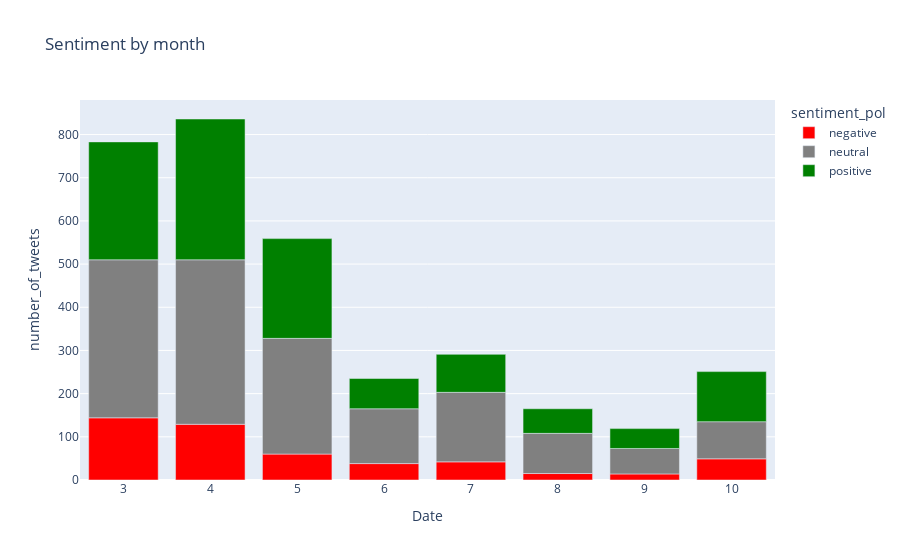

Source (notebook cell):
### Code cell
tweet_polarity = px.bar(pol_by_month, x="Date", y="number_of_tweets", color="sentiment_pol",
color_discrete_sequence=["red", "grey", "green"],
title="Sentiment by month")
                    
tweet_polarity.show()

### Figure 1 — Plotly figure (JSON) as saved in the notebook; plotly's stock layout.template omitted (floating-point values rounded to 4 significant figures)
{"data": [{"alignmentgroup": "True", "hovertemplate": "sentiment_pol=negative<br>Date=%{x}<br>number_of_tweets=%{y}<extra></extra>", "legendgroup": "negative", "marker": {"color": "red"}, "name": "negative", "offsetgroup": "negative", "orientation": "v", "showlegend": true, "textposition": "auto", "type": "bar", "x": ["03", "04", "05", "06", "07", "08", "09", "10"], "xaxis": "x", "y": [144, 129, 60, 38, 42, 15, 14, 49], "yaxis": "y"}, {"alignmentgroup": "True", "hovertemplate": "sentiment_pol=neutral<br>Date=%{x}<br>number_of_tweets=%{y}<extra></extra>", "legendgroup": "neutral", "marker": {"color": "grey"}, "name": "neutral", "offsetgroup": "neutral", "orientation": "v", "showlegend": true, "textposition": "auto", "type": "bar", "x": ["03", "04", "05", "06", "07", "08", "09", "10"], "xaxis": "x", "y": [366, 381, 268, 127, 161, 93, 59, 86], "yaxis": "y"}, {"alignmentgroup": "True", "hovertemplate": "sentiment_pol=positive<br>Date=%{x}<br>number_of_tweets=%{y}<extra></extra>", "legendgroup": "positive", "marker": {"color": "green"}, "name": "positive", "offsetgroup": "positive", "orientation": "v", "showlegend": true, "textposition": "auto", "type": "bar", "x": ["03", "04", "05", "06", "07", "08", "09", "10"], "xaxis": "x", "y": [273, 326, 231, 70, 88, 57, 46, 116], "yaxis": "y"}], "layout": {"barmode": "relative", "legend": {"title": {"text": "sentiment_pol"}, "tracegroupgap": 0}, "title": {"text": "Sentiment by month"}, "xaxis": {"anchor": "y", "domain": [0, 1], "title": {"text": "Date"}}, "yaxis": {"anchor": "x", "domain": [0, 1], "title": {"text": "number_of_tweets"}}}}
